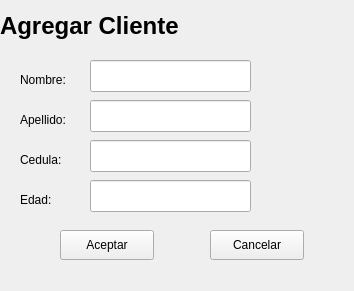
<?xml version="1.0" encoding="UTF-8"?>
<ui version="4.0">
 <class>agregarCliente</class>
 <widget class="QWidget" name="agregarCliente">
  <property name="geometry">
   <rect>
    <x>0</x>
    <y>0</y>
    <width>354</width>
    <height>291</height>
   </rect>
  </property>
  <property name="windowTitle">
   <string>Form</string>
  </property>
  <widget class="QLabel" name="label">
   <property name="geometry">
    <rect>
     <x>0</x>
     <y>10</y>
     <width>231</width>
     <height>31</height>
    </rect>
   </property>
   <property name="font">
    <font>
     <pointsize>18</pointsize>
     <weight>75</weight>
     <bold>true</bold>
    </font>
   </property>
   <property name="text">
    <string>Agregar Cliente</string>
   </property>
  </widget>
  <widget class="QPushButton" name="aceptarBTN">
   <property name="geometry">
    <rect>
     <x>60</x>
     <y>230</y>
     <width>94</width>
     <height>30</height>
    </rect>
   </property>
   <property name="text">
    <string>Aceptar</string>
   </property>
  </widget>
  <widget class="QLabel" name="label_5">
   <property name="geometry">
    <rect>
     <x>20</x>
     <y>190</y>
     <width>65</width>
     <height>20</height>
    </rect>
   </property>
   <property name="text">
    <string>Edad:</string>
   </property>
  </widget>
  <widget class="QLabel" name="label_2">
   <property name="geometry">
    <rect>
     <x>20</x>
     <y>70</y>
     <width>65</width>
     <height>20</height>
    </rect>
   </property>
   <property name="text">
    <string>Nombre:</string>
   </property>
  </widget>
  <widget class="QLabel" name="label_3">
   <property name="geometry">
    <rect>
     <x>20</x>
     <y>110</y>
     <width>65</width>
     <height>20</height>
    </rect>
   </property>
   <property name="text">
    <string>Apellido:</string>
   </property>
  </widget>
  <widget class="QLabel" name="label_4">
   <property name="geometry">
    <rect>
     <x>20</x>
     <y>150</y>
     <width>65</width>
     <height>20</height>
    </rect>
   </property>
   <property name="text">
    <string>Cedula:</string>
   </property>
  </widget>
  <widget class="QPushButton" name="cancelarBTN">
   <property name="geometry">
    <rect>
     <x>210</x>
     <y>230</y>
     <width>94</width>
     <height>30</height>
    </rect>
   </property>
   <property name="text">
    <string>Cancelar</string>
   </property>
  </widget>
  <widget class="QLineEdit" name="apellidoTXT">
   <property name="geometry">
    <rect>
     <x>90</x>
     <y>100</y>
     <width>161</width>
     <height>32</height>
    </rect>
   </property>
  </widget>
  <widget class="QLineEdit" name="edadTXT">
   <property name="geometry">
    <rect>
     <x>90</x>
     <y>180</y>
     <width>161</width>
     <height>32</height>
    </rect>
   </property>
  </widget>
  <widget class="QLineEdit" name="nombreTXT">
   <property name="geometry">
    <rect>
     <x>90</x>
     <y>60</y>
     <width>161</width>
     <height>32</height>
    </rect>
   </property>
  </widget>
  <widget class="QLineEdit" name="cedulaTXT">
   <property name="geometry">
    <rect>
     <x>90</x>
     <y>140</y>
     <width>161</width>
     <height>32</height>
    </rect>
   </property>
  </widget>
 </widget>
 <resources/>
 <connections/>
</ui>
